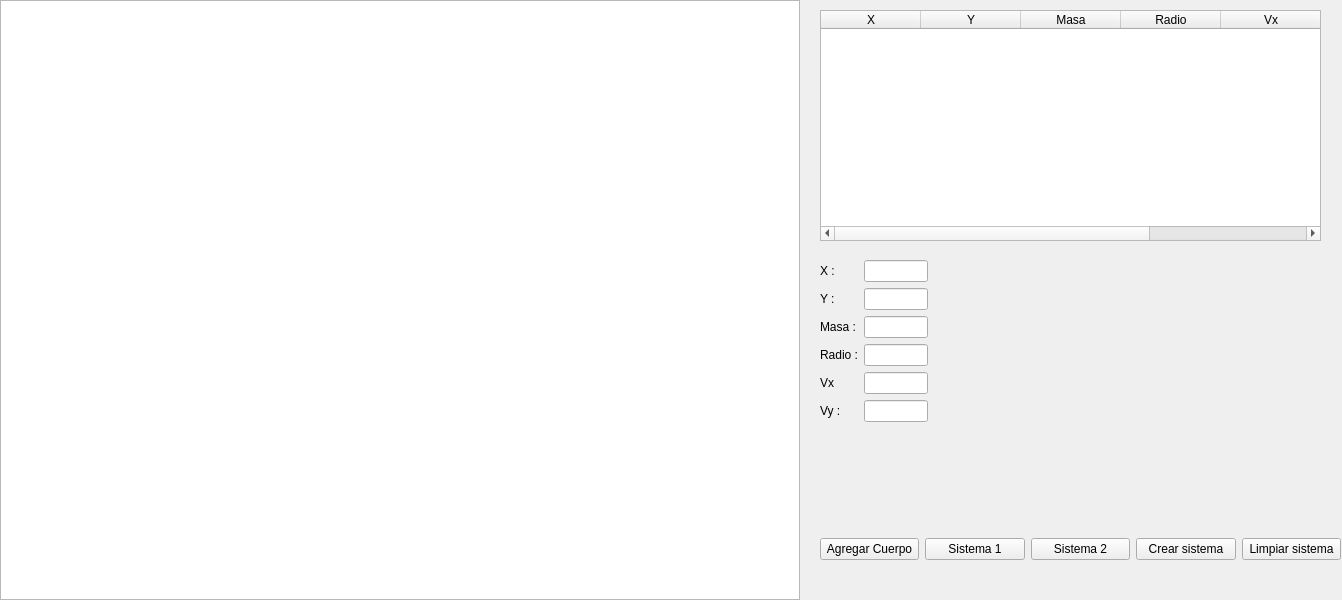
<?xml version="1.0" encoding="UTF-8"?>
<ui version="4.0">
 <class>Widget</class>
 <widget class="QWidget" name="Widget">
  <property name="geometry">
   <rect>
    <x>0</x>
    <y>0</y>
    <width>1342</width>
    <height>600</height>
   </rect>
  </property>
  <property name="windowTitle">
   <string>Widget</string>
  </property>
  <widget class="QGraphicsView" name="graphicsView">
   <property name="geometry">
    <rect>
     <x>0</x>
     <y>0</y>
     <width>800</width>
     <height>600</height>
    </rect>
   </property>
  </widget>
  <widget class="QTableWidget" name="tablaCuerpos">
   <property name="geometry">
    <rect>
     <x>820</x>
     <y>10</y>
     <width>501</width>
     <height>231</height>
    </rect>
   </property>
   <column>
    <property name="text">
     <string>X</string>
    </property>
   </column>
   <column>
    <property name="text">
     <string>Y</string>
    </property>
   </column>
   <column>
    <property name="text">
     <string>Masa</string>
    </property>
   </column>
   <column>
    <property name="text">
     <string>Radio</string>
    </property>
   </column>
   <column>
    <property name="text">
     <string>Vx</string>
    </property>
   </column>
   <column>
    <property name="text">
     <string>Vy</string>
    </property>
   </column>
  </widget>
  <widget class="QWidget" name="horizontalLayoutWidget">
   <property name="geometry">
    <rect>
     <x>820</x>
     <y>509</y>
     <width>521</width>
     <height>81</height>
    </rect>
   </property>
   <layout class="QHBoxLayout" name="Layout">
    <item>
     <widget class="QPushButton" name="btnAgregarCuerpo">
      <property name="text">
       <string>Agregar Cuerpo</string>
      </property>
     </widget>
    </item>
    <item>
     <widget class="QPushButton" name="btnSistema1">
      <property name="text">
       <string>Sistema 1</string>
      </property>
     </widget>
    </item>
    <item>
     <widget class="QPushButton" name="btnSistema2">
      <property name="text">
       <string>Sistema 2</string>
      </property>
     </widget>
    </item>
    <item>
     <widget class="QPushButton" name="btnCrearSistema">
      <property name="text">
       <string>Crear sistema</string>
      </property>
     </widget>
    </item>
    <item>
     <widget class="QPushButton" name="btnLimpiarTabla">
      <property name="text">
       <string>Limpiar sistema</string>
      </property>
     </widget>
    </item>
   </layout>
  </widget>
  <widget class="QWidget" name="formLayoutWidget">
   <property name="geometry">
    <rect>
     <x>820</x>
     <y>260</y>
     <width>108</width>
     <height>211</height>
    </rect>
   </property>
   <layout class="QFormLayout" name="formLayout">
    <item row="0" column="0">
     <widget class="QLabel" name="label">
      <property name="text">
       <string>X :</string>
      </property>
     </widget>
    </item>
    <item row="0" column="1">
     <widget class="QLineEdit" name="inputX">
      <property name="text">
       <string/>
      </property>
     </widget>
    </item>
    <item row="1" column="0">
     <widget class="QLabel" name="label_2">
      <property name="text">
       <string>Y :</string>
      </property>
     </widget>
    </item>
    <item row="1" column="1">
     <widget class="QLineEdit" name="inputY">
      <property name="text">
       <string/>
      </property>
     </widget>
    </item>
    <item row="2" column="0">
     <widget class="QLabel" name="label_3">
      <property name="text">
       <string>Masa :</string>
      </property>
     </widget>
    </item>
    <item row="2" column="1">
     <widget class="QLineEdit" name="inputMasa">
      <property name="text">
       <string/>
      </property>
     </widget>
    </item>
    <item row="3" column="0">
     <widget class="QLabel" name="label_4">
      <property name="text">
       <string>Radio :</string>
      </property>
     </widget>
    </item>
    <item row="3" column="1">
     <widget class="QLineEdit" name="inputRadio">
      <property name="text">
       <string/>
      </property>
     </widget>
    </item>
    <item row="4" column="0">
     <widget class="QLabel" name="label_5">
      <property name="text">
       <string>Vx</string>
      </property>
     </widget>
    </item>
    <item row="4" column="1">
     <widget class="QLineEdit" name="inputVx">
      <property name="text">
       <string/>
      </property>
     </widget>
    </item>
    <item row="5" column="0">
     <widget class="QLabel" name="label_6">
      <property name="text">
       <string>Vy :</string>
      </property>
     </widget>
    </item>
    <item row="5" column="1">
     <widget class="QLineEdit" name="inputVy">
      <property name="text">
       <string/>
      </property>
     </widget>
    </item>
   </layout>
  </widget>
 </widget>
 <resources/>
 <connections/>
</ui>
